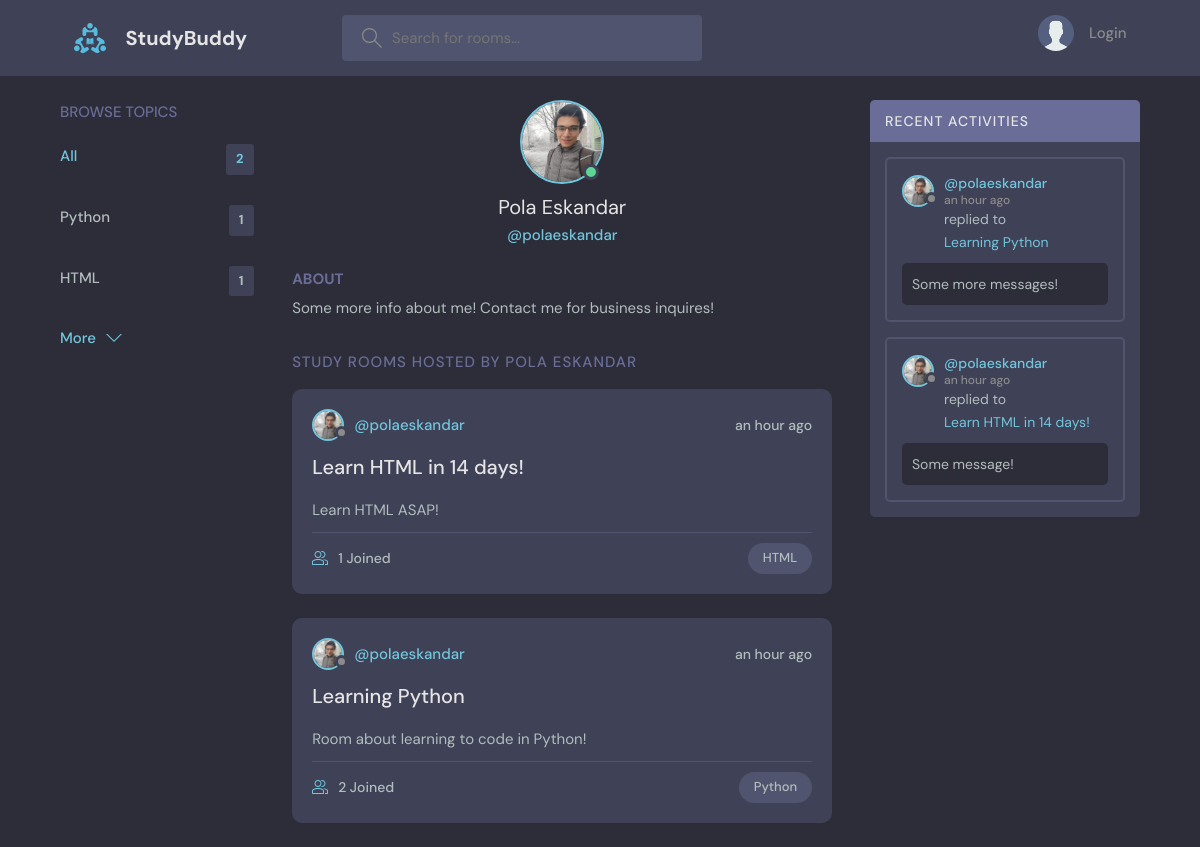
The app's page /profile/1 with its own data.
### base/models.py (models this page shows, shortened)
class Topic(models.Model):
    name = models.CharField(max_length=200)

class User(AbstractUser):
    name = models.CharField(max_length=200, null=True)
    email = models.EmailField(unique=True, null=True)
    bio = models.TextField(null=True)
    avatar = models.ImageField(null=True, default="avatar.svg")
    USERNAME_FIELD = "email"
    REQUIRED_FIELDS = []

class Room(models.Model):
    host = models.ForeignKey(User, on_delete=models.CASCADE, null=True)
    topic = models.ForeignKey(Topic, on_delete=models.SET_NULL, null=True)
    name = models.CharField(max_length=200)
    description = models.TextField(null=True, blank=True)
    participants = models.ManyToManyField(User, related_name="participants", blank=True)
    updated = models.DateTimeField(auto_now=True)
    created = models.DateTimeField(auto_now_add=True)
    class Meta:
        ordering = ["-updated", "created"]
    def __str__(self):
        return self.name

class Message(models.Model):
    body = models.TextField()
    user = models.ForeignKey(User, on_delete=models.CASCADE)
    room = models.ForeignKey(Room, on_delete=models.CASCADE)
    updated = models.DateTimeField(auto_now=True)
    created = models.DateTimeField(auto_now_add=True)
    class Meta:
        ordering = ["-updated", "created"]
    def __str__(self):
        return self.body[0:50]

### base/views.py (the view)
# urls.py: path("profile/<str:pk>", views.userProfile, name="profile"),
def userProfile(request, pk):
    user = User.objects.get(id=pk)
    rooms = user.room_set.all()
    rooms_messages = user.message_set.all()
    topics = Topic.objects.all()
    context = {
        "user": user,
        "rooms": rooms,
        "rooms_messages": rooms_messages,
        "topics": topics,
    }
    return render(request, "base/profile.html", context)

### base/templates/base/profile.html (shortened to what this page needs)
{% extends 'main.html' %} {% block content %}
<main class="profile-page layout layout--3">
  <div class="container">
    {% include 'base/topics_component.html' %}
    <div class="roomList">
      <div class="profile">
        <div class="profile__avatar">
          <div class="avatar avatar--large active">
            <img src="{{ user.avatar.url }}" />
          </div>
        </div>
        <div class="profile__info">
          <h3>{{ user.name }}</h3>
          <p>@{{ user.username }}</p>
        </div>
        <div class="profile__about">
          <h3>About</h3>
          <p>{{ user.bio }}</p>
        </div>
      </div>
      <div class="roomList__header">
        <div>
          <h2>Study Rooms Hosted by {{ user.name }}</h2>
        </div>
      </div>
      {% include 'base/feed_component.html' %}
    </div>
    {% include 'base/activity_component.html' %}
  </div>
</main>
{% endblock content %}

### base/templates/base/topics_component.html
<div class="topics">
  <div class="topics__header">
    <h2>Browse Topics</h2>
  </div>
  <ul class="topics__list">
    <li>
      <a href="{% url 'home' %}" class="active">
        All<span>{{ topics.count }}</span>
      </a>
    </li>
    {% for topic in topics %}
    <li>
      <a href="{% url 'home' %}?q={{ topic.name }}">
        {{ topic.name }}<span>{{ topic.room_set.all.count }}</span>
      </a>
    </li>
    {% endfor %}
  </ul>
  <a class="btn btn--link" href="{% url 'topics' %}">
    More
    <svg
      version="1.1"
      xmlns="http://www.w3.org/2000/svg"
      width="32"
      height="32"
      viewBox="0 0 32 32"
    >
      <title>chevron-down</title>
      <path d="M16 21l-13-13h-3l16 16 16-16h-3l-13 13z"></path>
    </svg>
  </a>
</div>

### base/templates/base/feed_component.html (shortened to what this page needs)
{% load humanize %} {% for room in rooms %}
<div class="roomListRoom">
  <div class="roomListRoom__header">
    <a href="{% url 'profile' room.host.id %}" class="roomListRoom__author">
      <div class="avatar avatar--small">
        <img src="{{ room.host.avatar.url }}" />
      </div>
      <span>@{{ room.host.username }}</span>
    </a>
    <div class="roomListRoom__actions">
      <span>{{ room.created|naturaltime }}</span>
    </div>
  </div>
  <div class="roomListRoom__content">
    <a href="{% url 'room' room.id %}">{{ room.name }}</a>
    <p>{{ room.description }}</p>
  </div>
  <div class="roomListRoom__meta">
    <a href="{% url 'room' room.id %}" class="roomListRoom__joined">
      {{ room.participants.all.count }} Joined
    </a>
    <p class="roomListRoom__topic">{{ room.topic.name }}</p>
  </div>
</div>
{% endfor %}

### base/templates/base/activity_component.html (shortened to what this page needs)
{% load humanize %}
<div class="activities">
  <div class="activities__header">
    <h2>Recent Activities</h2>
  </div>
  {% for room_message in rooms_messages %}
  <div class="activities__box">
    <div class="activities__boxHeader roomListRoom__header">
      <a
        href="{% url 'profile' room_message.user.id %}"
        class="roomListRoom__author"
      >
        <div class="avatar avatar--small">
          <img src="{{ room_message.user.avatar.url }}" />
        </div>
        <p>
          @{{ room_message.user.username }}
          <span>{{ room_message.created|naturaltime }}</span>
        </p>
      </a>
    </div>
    <div class="activities__boxContent">
      <p>
        replied to
        <a href="{% url 'room' room_message.room.id %}">
          {{ room_message.room }}
        </a>
      </p>
      <div class="activities__boxRoomContent">{{ room_message }}</div>
    </div>
  </div>
  {% endfor %}
</div>

### records on screen
Topic: name "Python", room_set.all.count "1"
Topic: name "HTML", room_set.all.count "1"
User: avatar (picture), name "Pola Eskandar", username "polaeskandar", bio "Some more info about me! Contact me for business inquires!", name "POLA ESKANDAR"
Room: host.avatar (picture), host.username "polaeskandar", created "an hour ago", name "Learn HTML in 14 days!", description "Learn HTML ASAP!", participants.all.count "1", topic.name "HTML"
Room: host.avatar (picture), host.username "polaeskandar", created "an hour ago", name "Learning Python", description "Room about learning to code in Python!", participants.all.count "2", topic.name "Python"
Message: user.avatar (picture), user.username "polaeskandar", created "an hour ago", room "Learning Python", body "Some more messages!"
Message: user.avatar (picture), user.username "polaeskandar", created "an hour ago", room "Learn HTML in 14 days!", body "Some message!"

### other values on screen
{{ topics.count }} "2"
